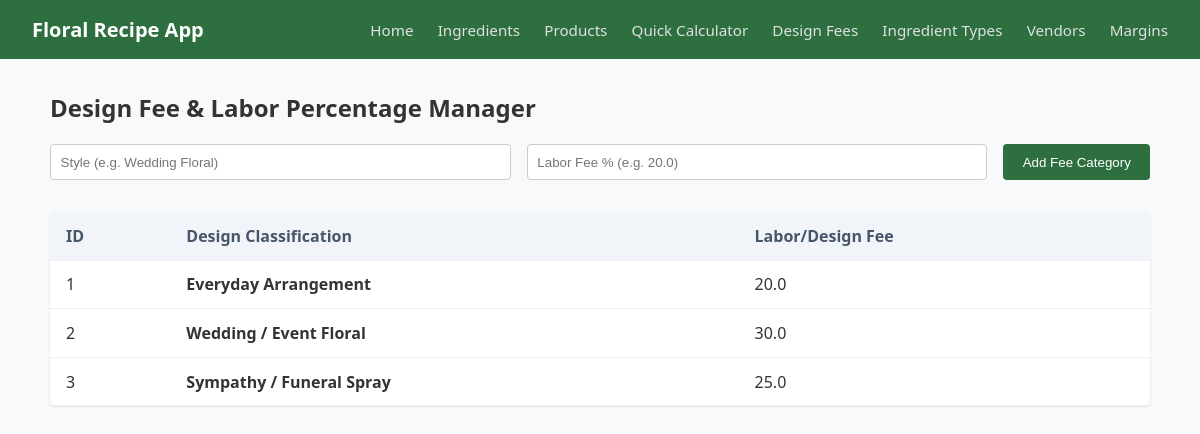
/design-fees, run on the app's committed database.
### models.py (models this page shows, shortened)
class DesignType(db.Model):
    __tablename__ = 'design_types'
    id = db.Column(db.Integer, primary_key=True)
    name = db.Column(db.String(50), nullable=False, unique=True) # Default, Simple, Complex, Plant etc.
    design_fee_percentage = db.Column(db.Float, default = 20.00)
    products = db.relationship('Product', backref='design_style', lazy=True)

### app.py (the view, shortened to what this page needs)
@app.route('/design-fees', methods=['GET', 'POST'])
def design_fees():
    all_fees = models.DesignType.query.all()
    return render_template('design_fees.html', fees=all_fees)

### templates/design_fees.html (shortened to what this page needs)
{% extends 'base.html' %}
{% block content %}
<h2>Design Fee & Labor Percentage Manager</h2>
<form method="POST" class="form-inline">
    <input type="text" name="name" placeholder="Style (e.g. Wedding Floral)" required>
    <input type="number" step="0.1" name="design_fee_percentage" placeholder="Labor Fee % (e.g. 20.0)" required>
    <button type="submit">Add Fee Category</button>
</form>
<table class="data-table">
    <thead>
        <tr>
            <th>ID</th>
            <th>Design Classification</th>
            <th>Labor/Design Fee</th>
        </tr>
    </thead>
    <tbody>
        {% for fee in fees %}
        <tr>
            <td>{{ fee.id }}</td>
            <td><strong>{{ fee.name }}</strong></td>
            <td>{{ fee.design_fee_percentage }}</td>
        </tr>
        {% else %}
        <tr><td colspan="3">No design fees found.</td></tr>
        {% endfor %}
    </tbody>
</table>
{% endblock %}

### static/css/main.css (style rules this page uses)
body { font-family: 'Segoe UI', 'Segoe UI', Tahoma, Geneva, Verdana, sans-serif; background-color: #f8f9fa; color: #333333; margin: 0; padding: 0; }
.form-inline { display: flex; gap: 1rem; margin-bottom: 2rem; }
.form-inline input { padding: 0.6rem; border: 1px solid #ccc; border-radius: 4px; flex: 1; }
.form-inline button { background-color: #2e6f40; color: white; border: none; padding: 0.6rem 1.2rem; border-radius: 4px; cursor: pointer; }
.data-table { width: 100%; border-collapse: collapse; background: white; border-radius: 6px; overflow: hidden; box-shadow: 0 1px 3px rgba(0, 0, 0, 0.1); }
.data-table th, .data-table td { padding: 0.8rem 1rem; text-align: left; border-bottom: 1px solid #eee; }
.data-table th { background-color: #f1f5f9; color: #475569; }

### data on the page
DesignType: id "1", name "Everyday Arrangement", design_fee_percentage "20.0"
DesignType: id "2", name "Wedding / Event Floral", design_fee_percentage "30.0"
DesignType: id "3", name "Sympathy / Funeral Spray", design_fee_percentage "25.0"
